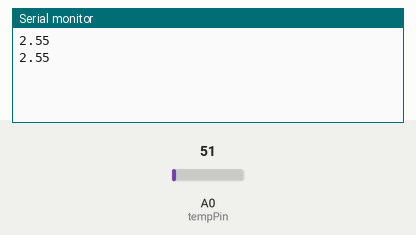
Recording of a sketch running on a simulated Arduino Uno, built with avr-gcc and run on an emulated ATmega328P. Parts: the last lines printed to the serial monitor. The test bench sets the inputs (shaded band); at power-on: A0 (tempPin) = 51.

Above: at 1.8 s.
1.9 s: A0 (tempPin) set to 61
At 2.5 s:
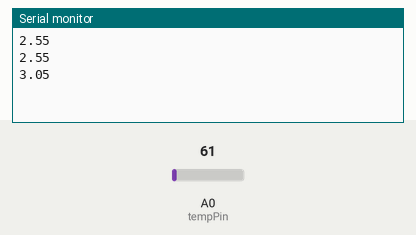
3.4 s: A0 (tempPin) set to 71
At 4.8 s:
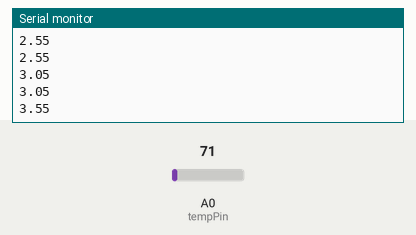
Timing chart, 0 to 6.4 s (numbered marks = the images above; inputs shaded):
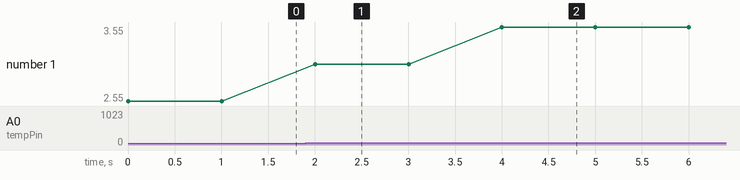

The sketch:

upload_to_firebase.ino
```cpp
//Pins
int tempPin = A0;

//Variables
double current_temp = 0;

void setup() {

  //Initialising Serial @ 9600 bits per second
  Serial.begin(9600);

}

void loop() {

  //Fetching Data from Sensor
  current_temp = analogRead(tempPin);

  //Writing Data
  Serial.println(current_temp/20);

  //Delaying Restart
  delay(1000);

}
```

Measured:
- after the input at 1.9 s, the serial monitor: prints a new line after 0.10 s (image 1)
- after the input at 3.4 s, the serial monitor: prints a new line after 0.60 s (image 2)
- plotted number 1: 2.55 → 3.05 after the input at 1.9 s, 3.05 → 3.55 after the input at 3.4 s
